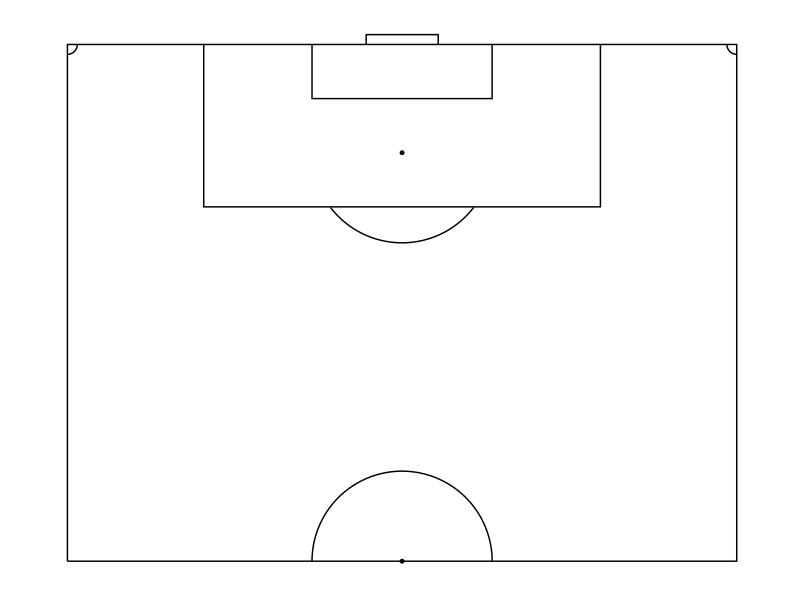

Recreate this plot in R.
library('ggplot2')
library('ggthemes')

ggplot(data=data.frame(x=1,y=1),aes(x,y))+
###pitch:
geom_path(data=data.frame(x=c(0,0,68,68,0),y=c(0,52.5,52.5,0,0)))+
###centre circle:
geom_path(data=data.frame(x=c(-9150:(-1)/1000,1:9150/1000)+34,y=c(sqrt(9.15^2-c(-9150:(-1)/1000,1:9150/1000)^2))),aes(x=x,y=y))+
##centre spot:
geom_point(aes(x = 34, y = 0), size = 1) +
##penalty spot:
geom_point(aes(x = 34, y = 41.5), size = 1) +
###penalty arc:
geom_path(data=data.frame(x=c(-7280:(-1)/1000,1:7280/1000)+34,y=c(41.5-sqrt(9.15^2-c(-7280:(-1)/1000,1:7280/1000)^2))),aes(x=x,y=y))+
###corner arc:
geom_path(data=data.frame(x=c(0:1000/1000),y=c(52.5-sqrt(1^2-c(0:1000/1000)^2))),aes(x=x,y=y))+
geom_path(data=data.frame(x=c(0:1000/1000)+67,y=c(52.5-sqrt(1^2-c(-1000:0/1000)^2))),aes(x=x,y=y))+
###6-yard box:
geom_path(data=data.frame(x=c(24.85,24.85,43.15,43.15),y=c(52.5,47,47,52.5)))+
###goal
geom_path(data=data.frame(x=c(30.35,30.35,37.67,37.67),y=c(52.5,53.5,53.5,52.5)))+
###penalty area:
geom_path(data=data.frame(x=c(13.85,13.85,54.15,54.15),y=c(52.5,36,36,52.5)))+
###fix aspect ratio to 1:1
coord_fixed() +
###remove all non-geom elements
theme_solid()
